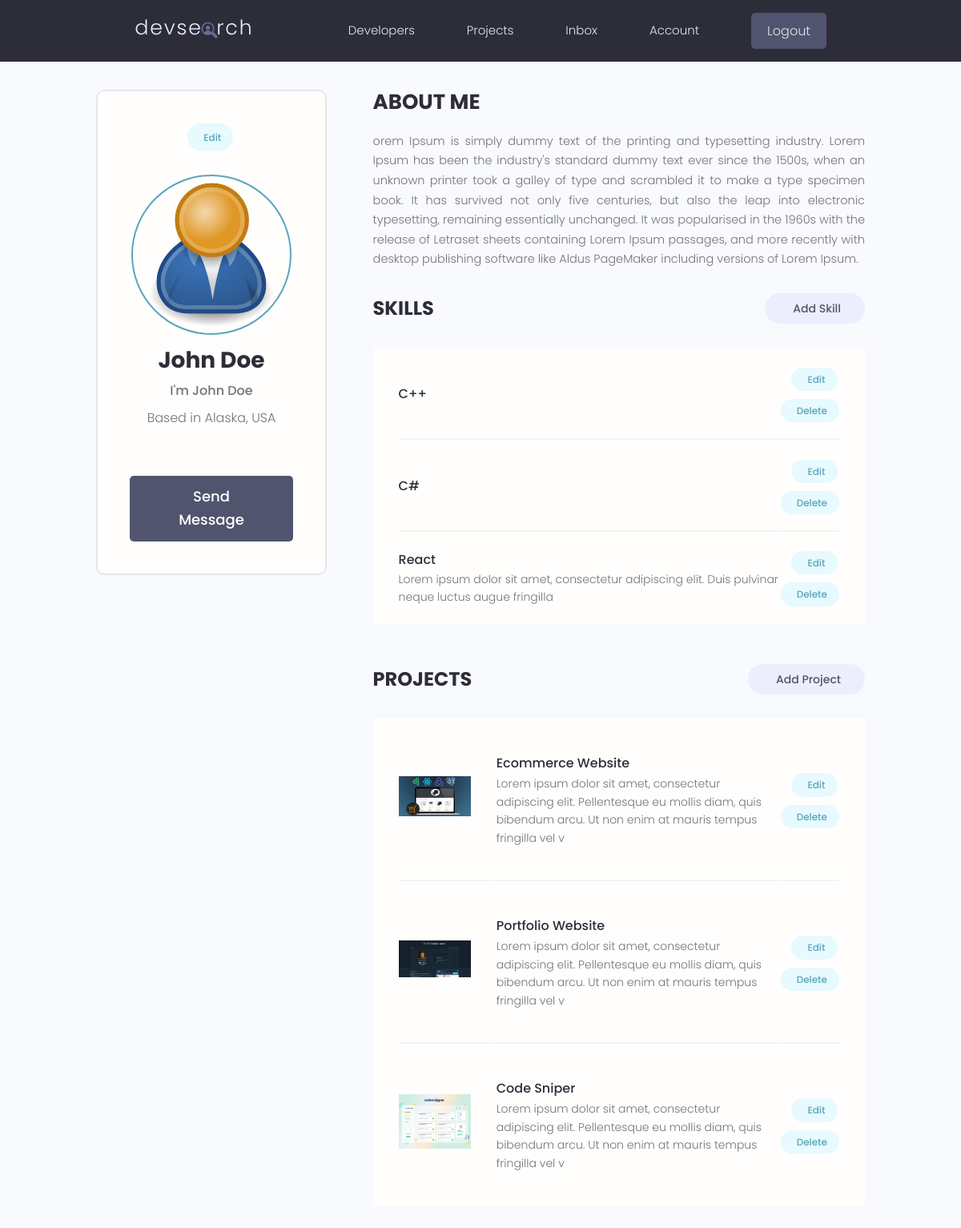
/account/ (signed in), run on the app's committed database.
### users/models.py (models this page shows, shortened)
class Profile(models.Model):
    user = models.OneToOneField(User, on_delete=models.CASCADE, null=True, blank=True)
    name = models.CharField(max_length=200, blank=True, null=True)
    email = models.EmailField(max_length=500, blank=True,null=True)
    username = models.CharField(max_length=200, blank=True, null=True)
    location = models.CharField(max_length=200, blank=True, null=True)
    short_intro = models.CharField(max_length=500, blank=True, null=True)
    bio = models.TextField(blank=True, null=True)
    profile_image = models.ImageField(blank=True, null=True, upload_to='profiles/', default='profiles/user-default.png' )
    social_github = models.CharField(max_length=200, blank=True, null=True)
    social_twitter = models.CharField(max_length=200, blank=True, null=True)
    social_linkedin = models.CharField(max_length=200, blank=True, null=True)
    social_youtube = models.CharField(max_length=200, blank=True, null=True)
    social_website = models.CharField(max_length=200, blank=True, null=True)
    created = models.DateTimeField(auto_now_add=True)
    id = models.UUIDField(default=uuid.uuid4, unique=True, primary_key=True, editable=False)

class Skill(models.Model):
    owner =  models.ForeignKey(Profile, on_delete=models.CASCADE, null=True)
    name = models.CharField(max_length= 200,null=True, blank=True)
    description = models.TextField(null=True, blank=True)
    created = models.DateTimeField(auto_now_add=True)
    id = models.UUIDField(default=uuid.uuid4, unique=True, primary_key=True, editable=False)
    def __str__(self):
        return str(self.name)

### projects/models.py (models this page shows, shortened)
class Project(models.Model):
    owner = models.ForeignKey(Profile, null=True, blank=True, on_delete=models.SET_NULL)
    title = models.CharField(max_length=200)
    description = models.TextField(null=True, blank=True)
    featured_image = models.ImageField(null=True, blank=True, default = "default.jpg")
    demo_link = models.CharField(max_length=2000, null=True, blank=True)
    source_link = models.CharField(max_length=2000, null=True, blank=True)
    tags = models.ManyToManyField('Tag', blank=True)
    vote_total = models.IntegerField(default=0, null=True, blank=True)
    vote_ratio = models.IntegerField(default=0, null=True, blank=True)
    created = models.DateTimeField(auto_now_add=True)
    id = models.UUIDField(default=uuid.uuid4, unique=True, primary_key=True, editable=False)

### users/views.py (the view)
# urls.py: path('account/',views.userAccount, name='account'),
@login_required(login_url='login')
def userAccount(request):
    profile = request.user.profile
    skills = profile.skill_set.all()
    projects = profile.project_set.all()
    context = {'profile':profile,'skills':skills,'projects':projects}
    return render(request, 'users/account.html', context)

### users/templates/users/account.html (shortened to what this page needs)
{% extends "main.html" %}
{%load static%}
{%block content%}
  <main class="settingsPage profile my-md">
    <div class="container">
      <div class="layout">
        <div class="column column--1of3">
          <div class="card text-center">
            <div class="card__body dev">
              <a class="tag tag--pill tag--main settings__btn" href="{%url 'edit-account'%}"> Edit</a>
              <img class="avatar avatar--xl dev__avatar" src="{{profile.profile_image.url}}" />
              <h2 class="dev__name">{{profile.name}}</h2>
              <p class="dev__title">{{profile.short_intro}}</p>
              <p class="dev__location">Based in {{profile.location}}</p>
              <a href="#" class="btn btn--sub btn--lg">Send Message </a>
            </div>
          </div>
        </div>
        <div class="column column--2of3">
          <div class="devInfo">
            <h3 class="devInfo__title">About Me</h3>
            <p class="devInfo__about">{{profile.bio}}</p>
          </div>
          <div class="settings">
            <h3 class="settings__title">Skills</h3>
            <a class="tag tag--pill tag--sub settings__btn tag--lg" href="{%url 'create-skill'%}"> Add Skill</a>
          </div>
          <table class="settings__table">
            {%for skill in skills%}
            <tr>
              <td class="settings__tableInfo">
                <h4>{{skill}}</h4>
                <p>{{skill.description|slice:"100"}}</p>
              </td>
              <td class="settings__tableActions">
                <a class="tag tag--pill tag--main settings__btn" href="{%url 'update-skill' skill.id%}"> Edit</a>
                <a class="tag tag--pill tag--main settings__btn" href="{%url 'delete-skill' skill.id%}?next=/account">
                  Delete</a>
              </td>
            </tr>
            {%endfor%}
          </table>
          <div class="settings">
            <h3 class="settings__title">Projects</h3>
            <a class="tag tag--pill tag--sub settings__btn tag--lg" href="{%url 'createProject'%}"> Add Project</a>
          </div>
          <table class="settings__table">
            {%for project in projects%}
            <tr>
              <td class="settings__thumbnail">
                <a href="{%url 'project' project.id%}"><img src="{{project.featured_image.url}}" alt="Project Thumbnail" /></a>
              </td>
              <td class="settings__tableInfo">
                <a href="{%url 'project' project.id%}">{{project.title}}</a>
                <p>{{project.description|slice:"150"}}</p>
              </td>
              <td class="settings__tableActions">
                <a class="tag tag--pill tag--main settings__btn" href="{%url 'update-project' project.id%}"> Edit</a>
                <a class="tag tag--pill tag--main settings__btn" href="{%url 'delete-project' project.id%}?next=/account"> Delete</a>
              </td>
            </tr>
            {%endfor%}
          </table>
        </div>
      </div>
    </div>
  </main>
{%endblock%}

### static/styles/app.css (style rules this page uses)
:root { --color-sub: #2d2d39; }
.btn--sub { background-color: var(--color-sub-light); }
.card { border: 2px solid var(--color-light); }
img { width: 100%; }
.profile .card > .dev { padding: 4rem; }
.dev__avatar { display: block; margin: auto; }
.dev__name { color: var(--color-sub); font-size: 2.8rem; font-weight: 700; margin-top: 1rem; margin-bottom: 0.5rem; }
.dev__title { font-size: 1.6rem; font-weight: 500; line-height: 1.3; }
.dev__location { margin-top: 1rem; }
.devInfo { margin-bottom: 3rem; }
.devInfo__title, .devInfo__subtitle { font-size: 2.6rem; color: var(--color-sub); text-transform: uppercase; font-weight: 700; margin-bottom: 1.5rem; }
.devInfo__about, .devSkill__info { font-size: 1.45rem; line-height: 1.7; text-align: justify; }
.settingsPage .dev > .settings__btn { display: inline-block; margin-bottom: 3rem; }
.settings { display: flex; justify-content: space-between; align-items: center; }
.settings__title { font-size: 2.4rem; text-transform: uppercase; font-weight: 700; color: var(--color-sub); }
.settings__table { margin-top: 3rem; margin-bottom: 5rem; padding: 0 3rem; background: var(--color-white); }
.settings__table tr { width: 100%; }
.settings__table tr > td { padding: 2rem 0; }
.settings__table tr:not(:last-child) td { border-bottom: 2px solid var(--color-white-light); }
.settings__thumbnail { width: 23%; min-width: 10rem; }
.settings__thumbnail img { padding-right: 3rem; height: 15rem; object-fit: contain; }
.settings__tableInfo { width: 100%; }
.settings__tableInfo h4, .settings__tableInfo a { padding-right: 1rem; width: auto; font-size: 1.6rem; font-weight: 500; color: var(--color-sub); }
.settings__tableInfo p { font-size: 1.4rem; }
.settings__tableActions { text-align: right; }

### static/uikit/styles/modules/_variables.css (style rules this page uses)
:root { --color-main: #5aa5b9; --color-main-light: #e6faff; --color-sub: #3f4156; --color-sub-light: #51546e; --color-sub-lighter: #ededfd; --color-text: #737373; --color-gray: #8b8b8b; --color-light: #e5e7eb; --color-light-gray: #767676; --color-bg: #f8fafd; --color-white: #fffefd; --color-white-light: #f3f3f3; --color-success: #359e64; --color-success-bg: #def8e8; --color-error: #fc4b0b; --color-error-bg: #fff2ee; --font-base: 'Poppins', arial, helvetica, 'Segoe UI', roboto, ubuntu, sans-serif; --font-monospace: 'Fira Code', 'Courier New', courier, monospace; --font-regular: 300; --font-medium: 500; --font-bold: 700; --generic-shadow: 1px 1px 5px #00000010; --generic-transition: all 0.3s ease-in-out; }

### static/uikit/styles/modules/_base.css (style rules this page uses)
* { margin: 0; padding: 0; box-sizing: border-box; text-rendering: optimizeLegibility; color: inherit; font-size: inherit; }
html { font-size: 50%; }
@media only screen and (min-width: 480px) { html { font-size: 56.25%; } }
@media only screen and (min-width: 1200px) { html { font-size: 62.5%; } }
body { line-height: 1.6; font-weight: 400; font-size: 1.5rem; color: var(--color-text); background-color: var(--color-bg); min-height: 100vh; }

### static/uikit/styles/modules/_typography.css (style rules this page uses)
* { font-family: var(--font-base); }
h2 { font-size: 3.6rem; font-weight: var(--font-bold); }
h3 { font-size: 3.2rem; font-weight: var(--font-medium); }
h4 { font-size: 2.8rem; font-weight: var(--font-medium); }
p, span, strong { font-size: 1.6rem; color: var(--color-text); font-weight: var(--font-regular); }
a { padding-bottom: 2px; text-decoration: none; display: inline-block; color: var(--color-main); font-weight: var(--font-medium); }

### static/uikit/styles/modules/_utilities.css (style rules this page uses)
.container { width: 92%; max-width: 165rem; margin: 0 auto; box-sizing: border-box; }
@media screen and (min-width: 1000px) { .container { width: 90%; } }
@media screen and (min-width: 1200px) { .container { width: 80%; } }
.text-center { text-align: center; }
.my-md { margin: 3rem auto; }

### static/uikit/styles/modules/_avatar.css (style rules this page uses)
.avatar { border-radius: 50%; border: 2px solid var(--color-main); object-fit: cover; }
.avatar--xl { height: 20rem; width: 20rem; }

### static/uikit/styles/modules/_button.css (style rules this page uses)
.btn { display: inline-block; position: relative; cursor: pointer; background-color: var(--color-light); font-weight: var(--font-medium); color: var(--color-sub); text-decoration: none; padding: 1rem 2rem; border-radius: 0.5rem; border: none; width: -webkit-fit-content; width: -moz-fit-content; width: fit-content; height: -webkit-fit-content; height: -moz-fit-content; height: fit-content; font-size: 1.6rem; outline-width: 0; outline-color: transparent; -webkit-backface-visibility: hidden; backface-visibility: hidden; transition: all 0.3s ease-in-out; }
.btn--sub { background-color: var(--color-sub); color: var(--color-white); }
.btn--lg { font-size: 1.8rem; padding: 1.2rem 4.5rem; }

### data on the page
Profile: profile_image (placeholder picture), name "John Doe", short_intro "I'm John Doe", location "Alaska, USA", bio "orem Ipsum is simply dummy text of the printing and typesetting industry. Lorem Ipsum has been the industry's standard dummy text ever since the 1500s, when an unknown printer took a galley of type and scrambled it to make a type specimen book. It has survived not only five centuries, but also the leap into electronic typesetting, remaining essentially unchanged. It was popularised in the 1960s with the release of Letraset sheets containing Lorem Ipsum passages, and more recently with desktop publishing software like Aldus PageMaker including versions of Lorem Ipsum."
Skill: name "C++"
Skill: name "C#"
Skill: name "React", description "Lorem ipsum dolor sit amet, consectetur adipiscing elit. Duis pulvinar neque luctus augue fringilla"
Project: featured_image (picture), title "Ecommerce Website", description "Lorem ipsum dolor sit amet, consectetur adipiscing elit. Pellentesque eu mollis diam, quis bibendum arcu. Ut non enim at mauris tempus fringilla vel v"
Project: featured_image (picture), title "Portfolio Website", description "Lorem ipsum dolor sit amet, consectetur adipiscing elit. Pellentesque eu mollis diam, quis bibendum arcu. Ut non enim at mauris tempus fringilla vel v"
Project: featured_image (picture), title "Code Sniper", description "Lorem ipsum dolor sit amet, consectetur adipiscing elit. Pellentesque eu mollis diam, quis bibendum arcu. Ut non enim at mauris tempus fringilla vel v"
